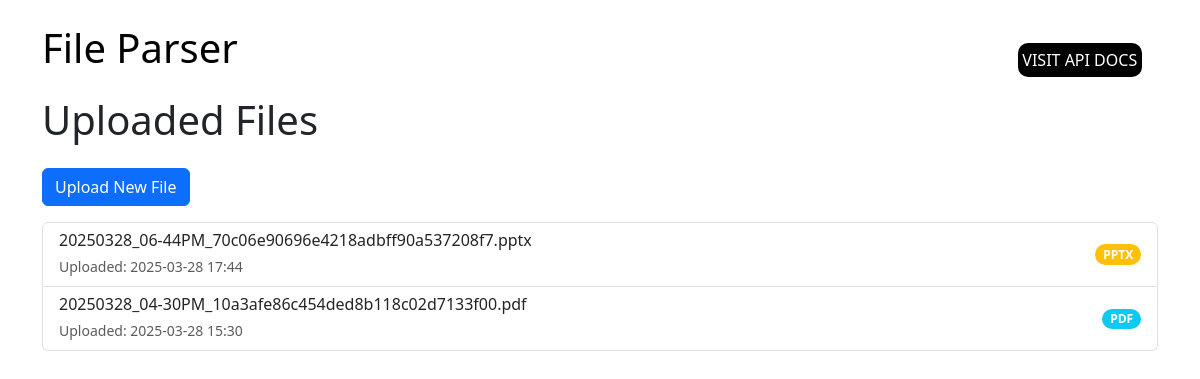
Page /files on the earlier database version.
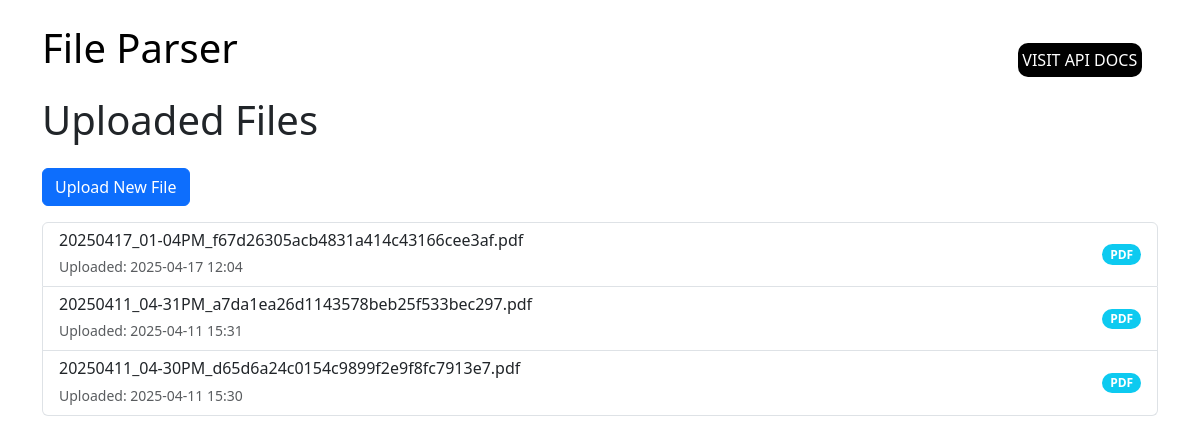
Same page on the later database version.
### web/models.py (models this page shows)
class FileUploaded(db.Model):
    id = db.Column(db.Integer, primary_key=True)
    filename = db.Column(db.String(200), nullable=False)
    file_type = db.Column(db.String(20), nullable=False)
    upload_date = db.Column(db.DateTime, default=datetime.utcnow)

### web/routes.py (the view)
@web_bp.route('/files')
def list_files():
    files = FileUploaded.query.order_by(FileUploaded.upload_date.desc()).all()
    return render_template("files.html", files=files)

### templates/files.html
{% extends "base.html" %}
{% block content %}
<h1 class="mb-4">Uploaded Files</h1>
<a href="{{ url_for('web.index') }}" class="btn btn-primary mb-3">Upload New File</a>
<div class="list-group">
    {% for file in files %}
    <a href="{{ url_for('web.view_file', file_id=file.id) }}"
       class="list-group-item list-group-item-action d-flex justify-content-between align-items-center">
        <div>
            <h6 class="mb-1">{{ file.filename }}</h6>
            <small class="text-muted">Uploaded: {{ file.upload_date.strftime('%Y-%m-%d %H:%M') }}</small>
        </div>
        <span class="badge bg-{{ 'info' if file.file_type == 'pdf' else 'warning' }} rounded-pill">
            {{ file.file_type|upper }}
        </span>
    </a>
    {% endfor %}
</div>
{% endblock %}

Differences in the rows shown:
removed FileUploaded: filename "20250328_06-44PM_70c06e90696e4218adbff90a537208f7.pptx", upload_date "2025-03-28 17:44", file_type "PPTX"
removed FileUploaded: filename "20250328_04-30PM_10a3afe86c454ded8b118c02d7133f00.pdf", upload_date "2025-03-28 15:30", file_type "PDF"
added FileUploaded: filename "20250417_01-04PM_f67d26305acb4831a414c43166cee3af.pdf", upload_date "2025-04-17 12:04", file_type "PDF"
added FileUploaded: filename "20250411_04-31PM_a7da1ea26d1143578beb25f533bec297.pdf", upload_date "2025-04-11 15:31", file_type "PDF"
added FileUploaded: filename "20250411_04-30PM_d65d6a24c0154c9899f2e9f8fc7913e7.pdf", upload_date "2025-04-11 15:30", file_type "PDF"
